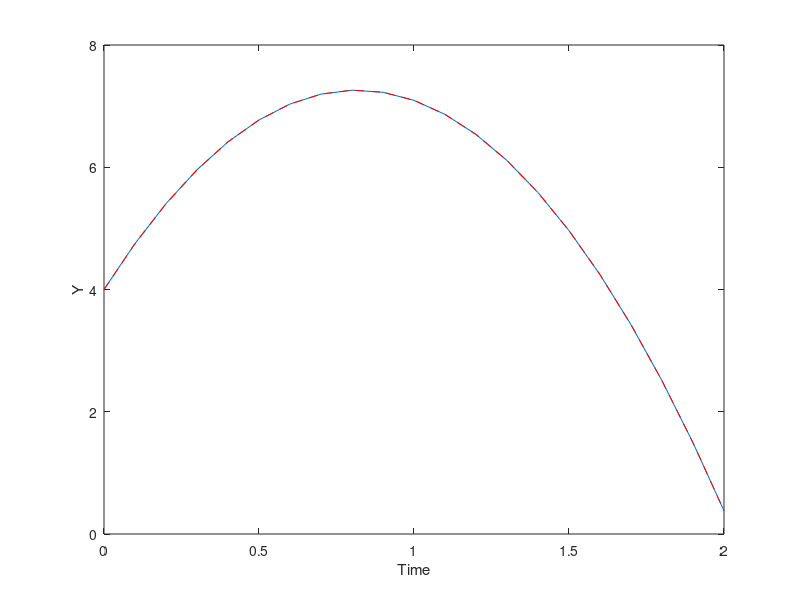
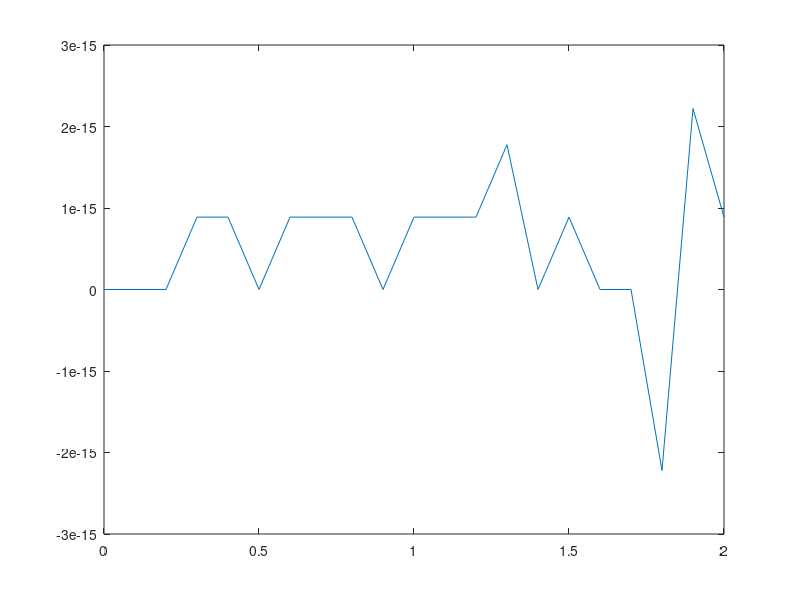

Source code (MATLAB) for these figures, in order:
clear
clc
close all

timestep = 0.1;

t = 0:timestep:2;

m = 1;
v0 = 8;
y0 = 4;
g = 9.81;

y_analytical = y0 + v0*t - (1/2)*g*t.^2;
v_analytical = v0 - g*t;

yk = y0;
ykdot = v0;
xk = [yk;ykdot];

y_numerical = zeros(1,length(t));
ydot_numerical = zeros(1,length(t));

ydd = -g;

for idx = 1:length(t)
    
    %%%%Save my state
    y_numerical(idx) = xk(1);
    ydot_numerical(idx) = ykdot;
            
    %%%%Integrate your state
    xkdot = [xk(2);-g];
    xkddot = [-g;0];
    xkdddot = [0;0];
    xk1 = xk + xkdot*timestep + xkddot*(timestep^2)/2 + xkdddot*timestep^3/6;
    %yk1 = yk+ykdot*timestep;
    %yk1dot = ykdot + ydd*timestep;
    
    %%%%Step my state
    xk = xk1;
    %yk = yk1;
    %ykdot = yk1dot;
    
end

figure()
plot(t,y_analytical)
hold on
plot(t,y_numerical,'r--')
xlabel('Time')
ylabel('Y')

figure()
abs_error = y_analytical - y_numerical; 
plot(t,abs_error)
